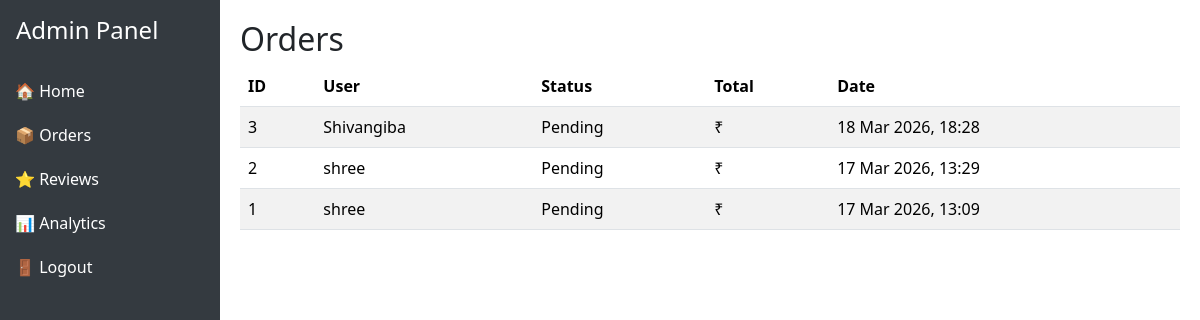
The page /dashboard/orders/ (signed in) on the database as committed earlier.
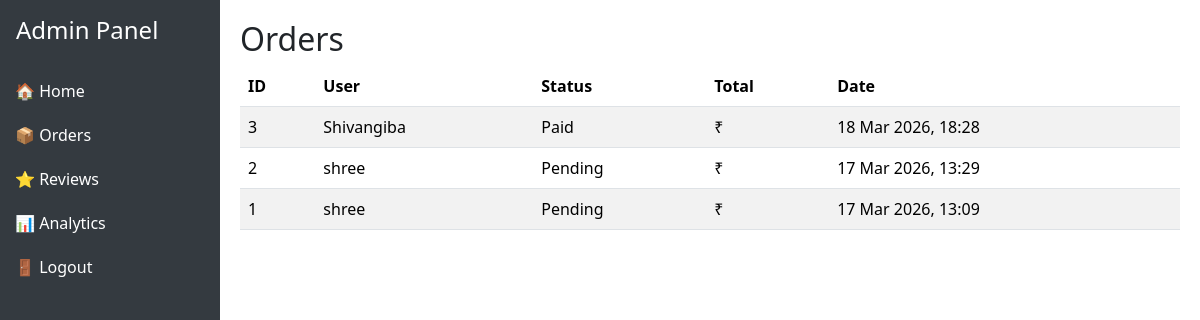
The same page on the database as committed later.
### store/models.py (models this page shows, shortened)
class Order(models.Model):
    STATUS_CHOICES = [
        ("Pending", "Pending"),
        ("Paid", "Paid"),
        ("Cancelled", "Cancelled"),
    ]
    user = models.ForeignKey(User, on_delete=models.CASCADE)
    products = models.ManyToManyField(Product)
    payment_method = models.CharField(max_length=50)
    status = models.CharField(max_length=20, choices=STATUS_CHOICES, default="Pending")
    created_at = models.DateTimeField(auto_now_add=True)

### dashboard/views.py (the view)
# urls.py: path("orders/", views.order_list, name="order_list"),
@login_required
def order_list(request):
    orders = Order.objects.all().order_by("-created_at")
    return render(request, "dashboard/orders.html", {"orders": orders})

### dashboard/templates/dashboard/orders.html (shortened to what this page needs)
{% extends "dashboard/dashboard_base.html" %}
{% block content %}
<h2>Orders</h2>
<table class="table table-striped">
  <thead>
    <tr>
      <th>ID</th><th>User</th><th>Status</th><th>Total</th><th>Date</th>
    </tr>
  </thead>
  <tbody>
    {% for order in orders %}
    <tr>
      <td>{{ order.id }}</td>
      <td>{{ order.user.username }}</td>
      <td>{{ order.status }}</td>
      <td>₹{{ order.total }}</td>
      <td>{{ order.created_at|date:"d M Y, H:i" }}</td>
    </tr>
    {% empty %}
    <tr><td colspan="5">No orders found.</td></tr>
    {% endfor %}
  </tbody>
</table>
{% endblock %}

Rows that differ between the two databases and show on the page:
changed Order "Shivangiba": status "Pending" → "Paid"
